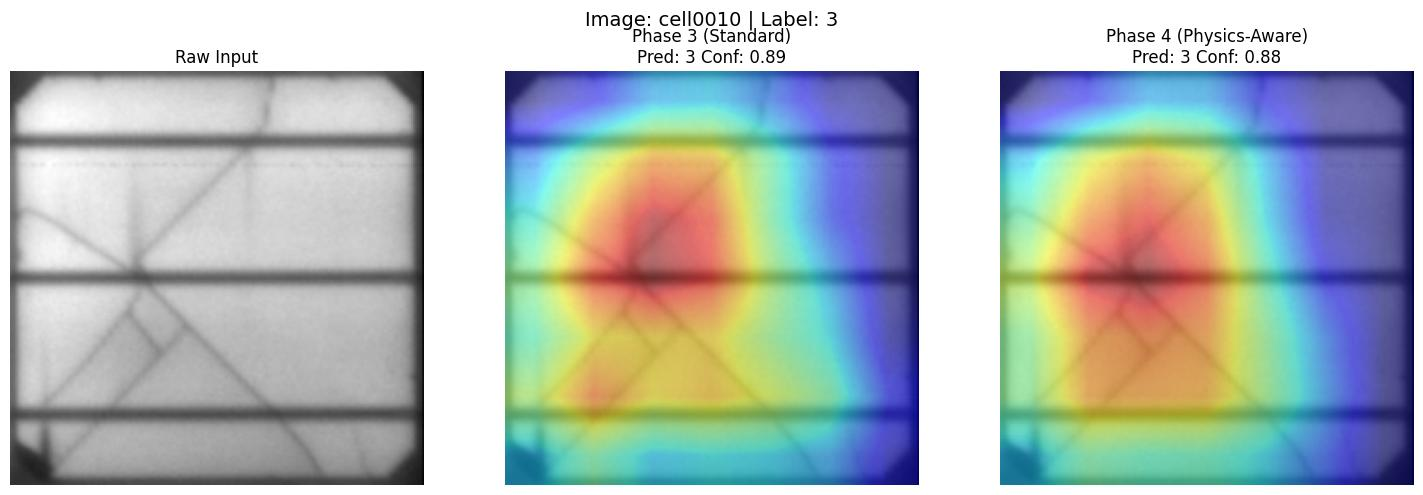
#> input picture data/phase_comparison/cell0010_comparison.jpg, 1423 x 495 px
$ python -i physics_utils.py   (imports and definitions only)   (older library calls are emulated)
#> lines starting #> are read from the running program, lines starting #| are printed output that depends on the picture
#> further down, picture is the input picture: shape (495, 1423, 3); mean B, G, R 183.5, 186, 175.8
import numpy as np
import cv2

# [45 lines left out: functions compute_fft_spectrum, apply_gaussian_notch_filter, reconstruct_image, enhance_defects_clahe, not called in this run]

def enhance_defects_sobel(image):
    # Applies Sobel edge detection to highlight cracks
    grad_x = cv2.Sobel(image, cv2.CV_64F, 1, 0, ksize=3)
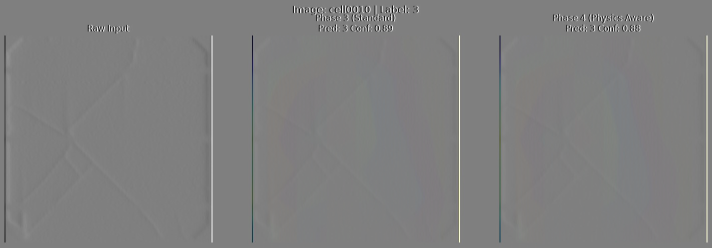
#> grad_x: shape (495, 1423, 3) float64 (shown at 1/2 size); mean B, G, R 0, 0, 0; drawn with min black and max white
    grad_y = cv2.Sobel(image, cv2.CV_64F, 0, 1, ksize=3)
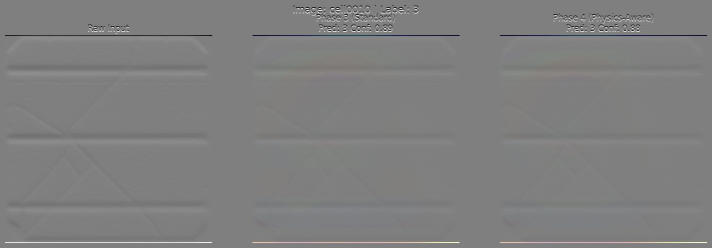
#> grad_y: shape (495, 1423, 3) float64 (shown at 1/2 size); mean B, G, R 0, 0, 0; drawn with min black and max white
    abs_grad_x = cv2.convertScaleAbs(grad_x)
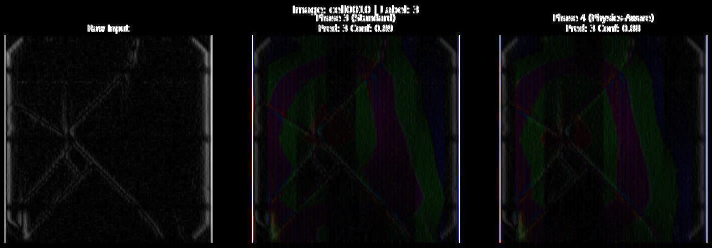
#> abs_grad_x: shape (495, 1423, 3) (shown at 1/2 size); mean B, G, R 12.7, 12.2, 11.9
    abs_grad_y = cv2.convertScaleAbs(grad_y)
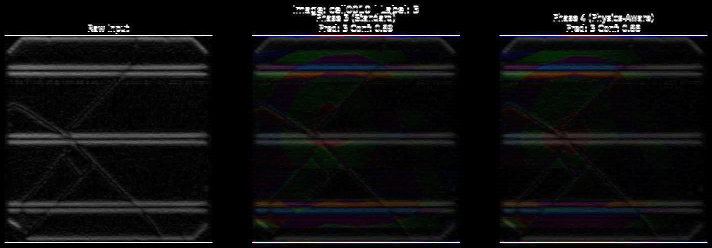
#> abs_grad_y: shape (495, 1423, 3) (shown at 1/2 size); mean B, G, R 15.7, 15.1, 15.4
    return cv2.addWeighted(abs_grad_x, 0.5, abs_grad_y, 0.5, 0)
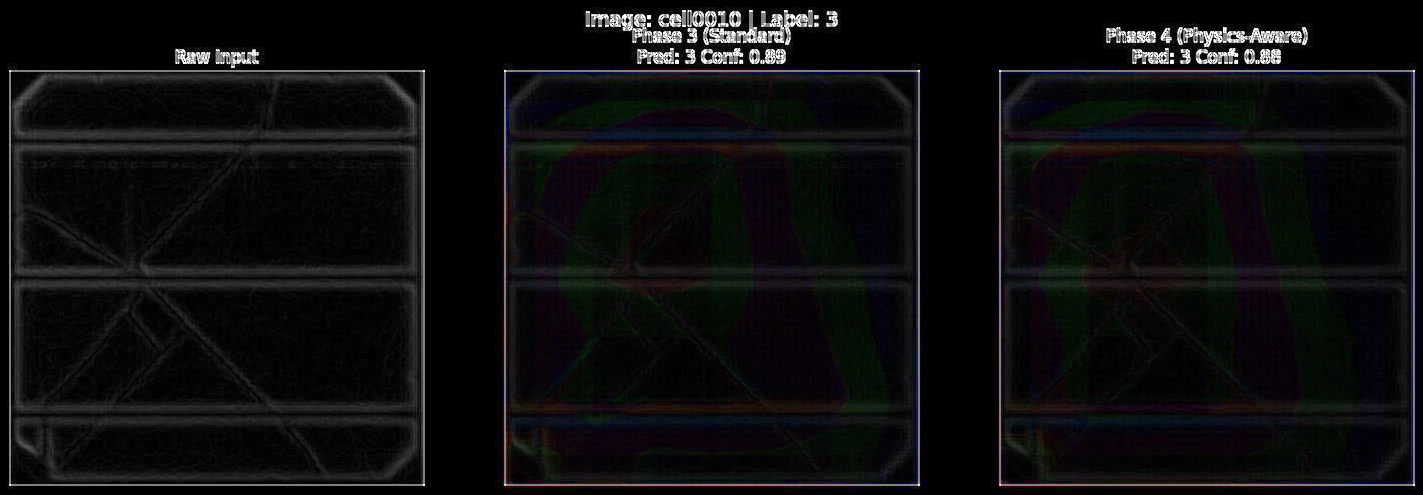
#> returned value: shape (495, 1423, 3); mean of channels 0, 1, 2 14.2, 13.7, 13.7; drawn as B, G, R

>>> import cv2
>>> picture = cv2.imread('../data/phase_comparison/cell0010_comparison.jpg')
>>> result = enhance_defects_sobel(picture)

$ run again, on data/phase_comparison/cell0065_comparison.jpg
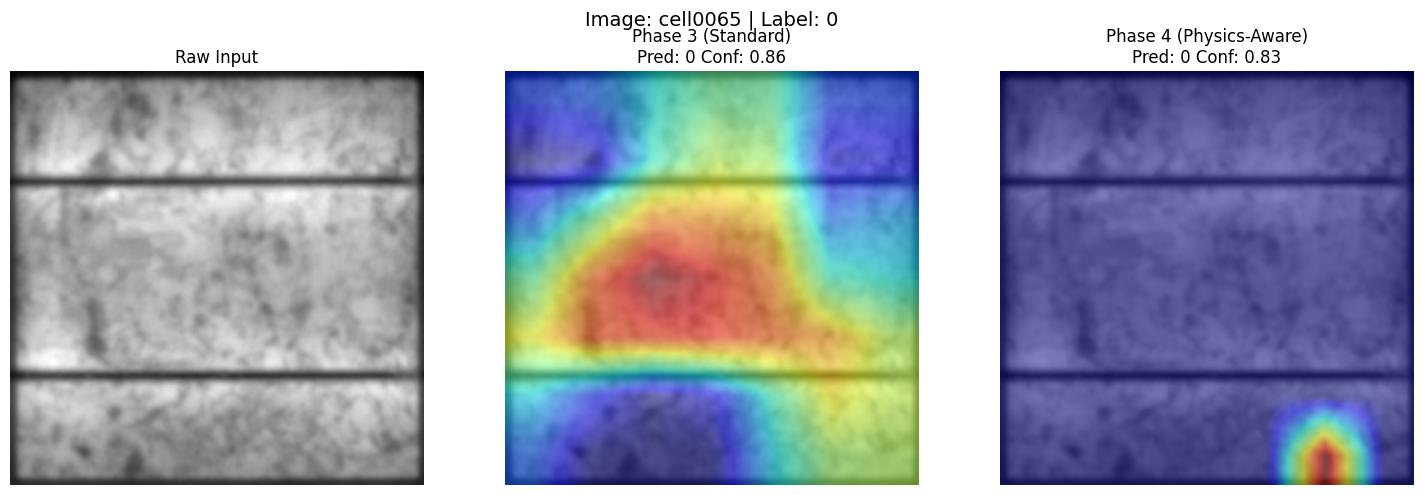
#> input picture data/phase_comparison/cell0065_comparison.jpg, 1423 x 495 px
#> picture is the input picture: shape (495, 1423, 3); mean B, G, R 176.2, 162.4, 157.1
#> in enhance_defects_sobel, `grad_y = cv2.Sobel(image, cv2.CV_64F, 0, 1, ksize=3)`:
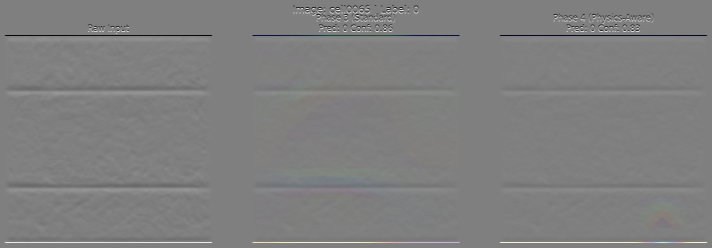
#> grad_y: shape (495, 1423, 3) float64 (shown at 1/2 size); mean B, G, R 0, 0, 0; drawn with min black and max white
#> in enhance_defects_sobel, `return cv2.addWeighted(abs_grad_x, 0.5, abs_grad_y, 0.5, 0)`:
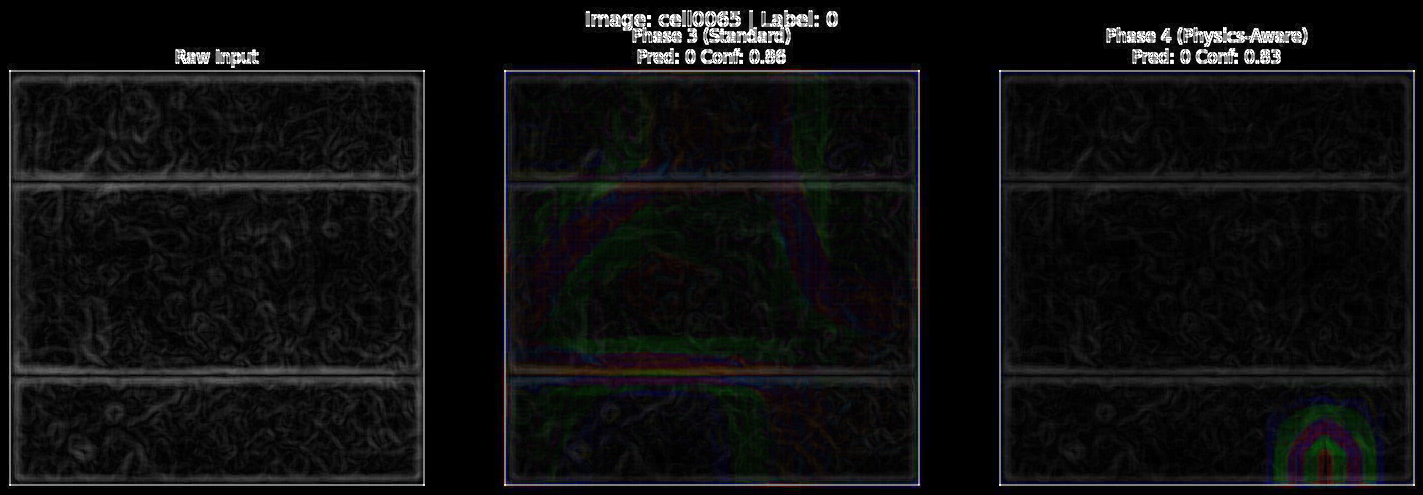
#> returned value: shape (495, 1423, 3); mean of channels 0, 1, 2 16.1, 15.7, 15.7; drawn as B, G, R

$ run again, on data/phase_comparison/cell0072_comparison.jpg
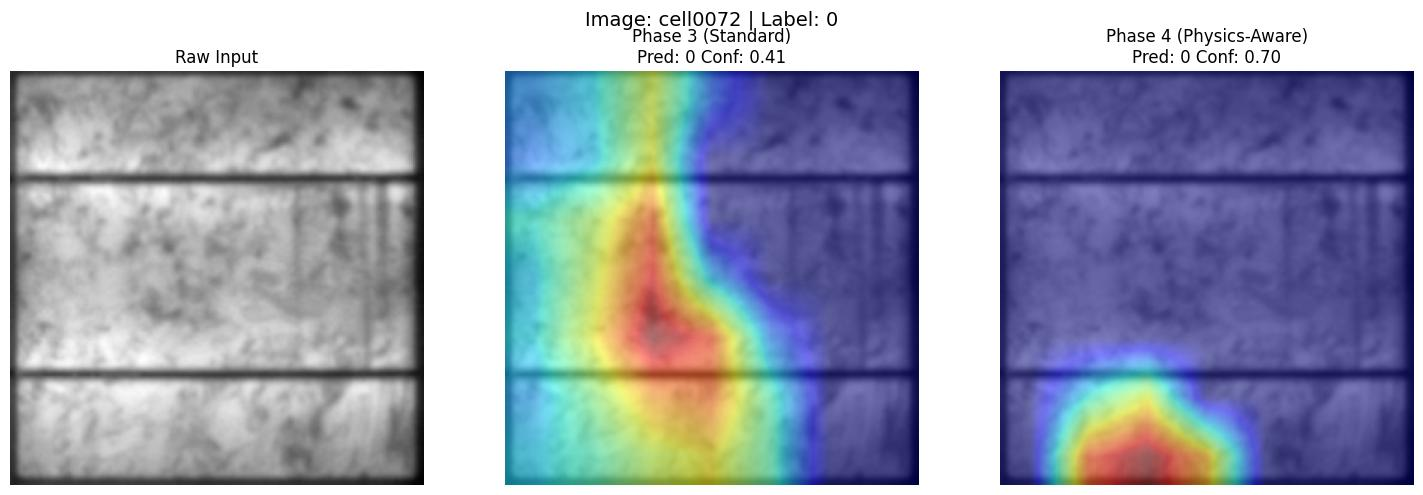
#> input picture data/phase_comparison/cell0072_comparison.jpg, 1423 x 495 px
#> picture is the input picture: shape (495, 1423, 3); mean B, G, R 177.4, 161.3, 155.1
#> in enhance_defects_sobel, `grad_y = cv2.Sobel(image, cv2.CV_64F, 0, 1, ksize=3)`:
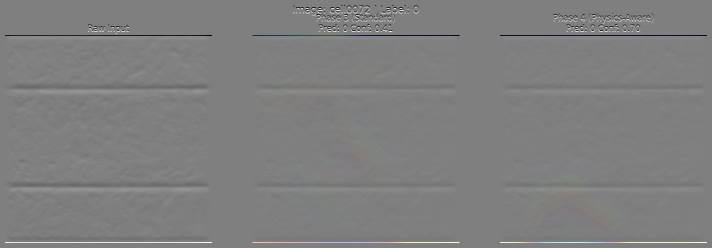
#> grad_y: shape (495, 1423, 3) float64 (shown at 1/2 size); mean B, G, R 0, 0, 0; drawn with min black and max white
#> in enhance_defects_sobel, `return cv2.addWeighted(abs_grad_x, 0.5, abs_grad_y, 0.5, 0)`:
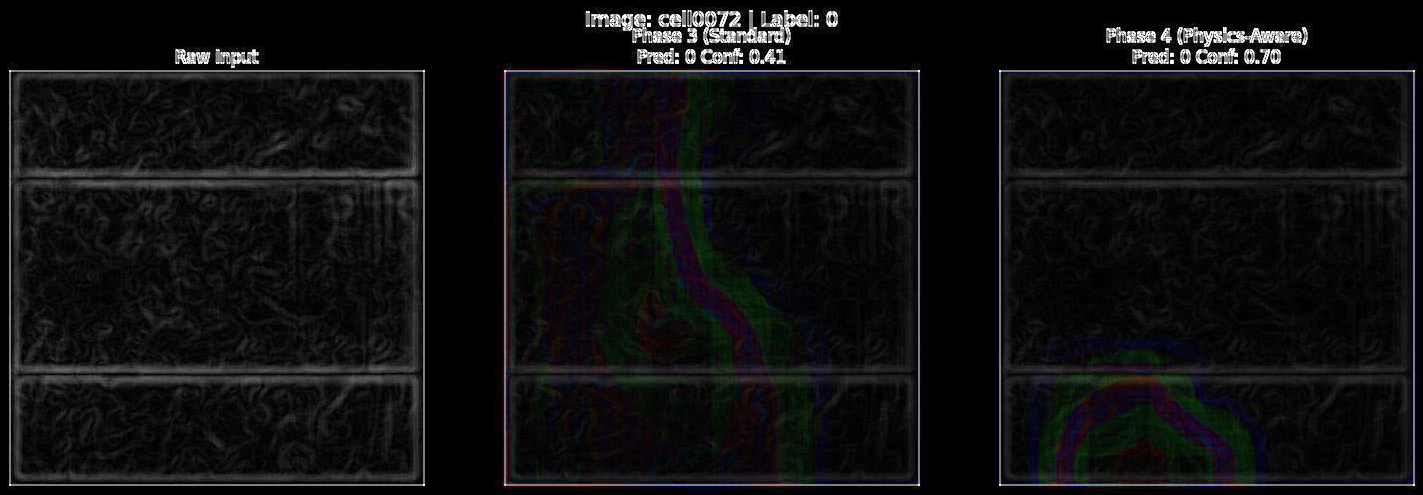
#> returned value: shape (495, 1423, 3); mean of channels 0, 1, 2 16.1, 15.6, 15.6; drawn as B, G, R
